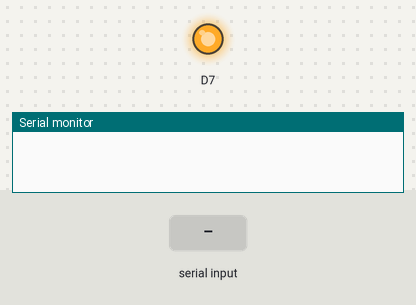
A sketch run on a simulated ESP8266 (NodeMCU). Parts: output pins drawn as LEDs (lit = HIGH), the last lines printed to the serial monitor. The inputs (shaded band) are chosen by the test bench.

Above: at 1.2 s.
1.3 s: "90,45\n" received over Serial
At 1.9 s:
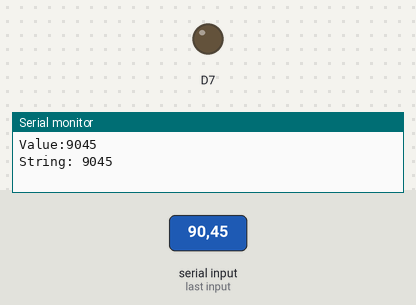
2.8 s: "5\n" received over Serial
At 3.1 s:
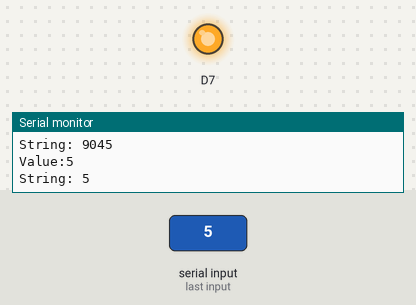
Timing chart, 0 to 5.8 s (numbered marks = the images above; inputs shaded):
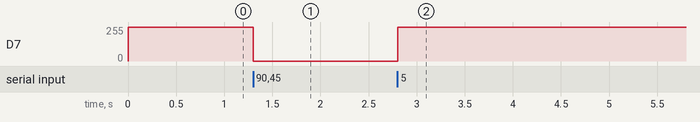

The sketch:

MotorSpeed_withTransistor.ino
```cpp
/*
Type an int in the serial monitor and it will drive the motor speed.
Using transistor "BC558C W0 E"
*/

String inString = "";
int value = 0;

void setup() {
  // put your setup code here, to run once:
  Serial.begin(500000);
  pinMode(D7, OUTPUT);
}

void loop() {
  // put your main code here, to run repeatedly:
  while (Serial.available() > 0) {
    int inChar = Serial.read();
    if (isDigit(inChar)) {
      // convert the incoming byte to a char
      // and add it to the string:
      inString += (char)inChar;
    }
    // if you get a newline, print the string,
    // then the string's value:
    if (inChar == '\n') {
      Serial.print("Value:");
      Serial.println(inString.toInt());
      Serial.print("String: ");
      Serial.println(inString);

      value = inString.toInt();
      // clear the string for new input:
      inString = "";
    }
  }


  analogWrite(D7, 1023 - value);
}
```

Measured:
- after the input at 1.3 s, D7: 255/255 → 0/255 at once
- after the input at 2.8 s, D7: 0/255 → 253/255 at once
